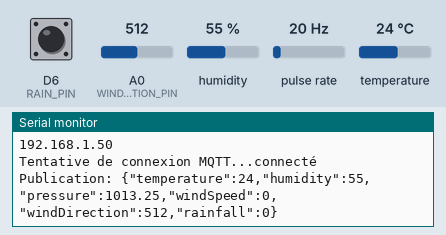
A sketch run on a simulated ESP8266 (NodeMCU). On the bench: the last lines printed to the serial monitor. Wiring (inferred from the names in the program): pulse sensor: data D5. The inputs (shaded band) are chosen by the test bench; at power-on: humidity 55 %, pulse rate 20 Hz, A0 (WIND_DIRECTION_PIN) = 512, D6 (RAIN_PIN) HIGH, temperature 24 °C. WiFi joins after 1.5 s; servers stay silent unless stated; no MQTT or app messages arrive unless stated.

Above: at 2.7 s.
2.8 s: humidity set to 22 %
4.3 s: pulse rate (sensor on D5) set to 4 Hz
5.8 s: A0 (WIND_DIRECTION_PIN) set to 716
At 7.1 s:
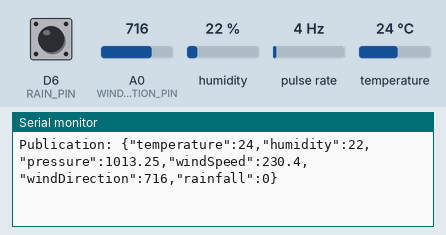
7.3 s: D6 (RAIN_PIN) pulled LOW for 0.15 s
8.9 s: temperature set to 12 °C
10.4 s: D6 (RAIN_PIN) pulled LOW for 1 s
At 12.2 s:
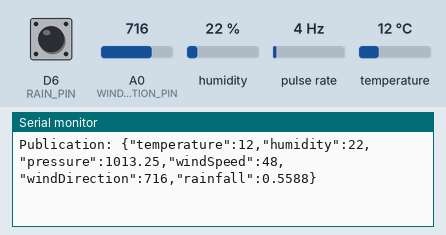

The sketch:

weather_station.ino
```cpp
/*
 * Station Météo IoT - Code Arduino
 *
 * Ce code permet de lire les données de capteurs météo et de les envoyer via MQTT
 *
 * Matériel nécessaire:
 * - Arduino (ESP8266 ou ESP32 recommandé pour la connexion WiFi)
 * - Capteur de température et d'humidité (DHT22 ou BME280)
 * - Capteur de pression (BMP280 ou BME280)
 * - Anémomètre (pour la vitesse du vent)
 * - Girouette (pour la direction du vent)
 * - Pluviomètre
 *
 * Bibliothèques nécessaires:
 * - PubSubClient (pour MQTT)
 * - WiFiManager (pour la configuration WiFi)
 * - DHT (pour le capteur DHT22)
 * - Adafruit_BME280 (pour le capteur BME280)
 */

#include <ESP8266WiFi.h>
#include <PubSubClient.h>
#include <ArduinoJson.h>
#include <DHT.h>

// Configuration WiFi
const char* ssid = "VOTRE_SSID";
const char* password = "VOTRE_MOT_DE_PASSE";

// Configuration MQTT
const char* mqtt_server = "VOTRE_SERVEUR_MQTT";
const int mqtt_port = 1883;
const char* mqtt_user = "VOTRE_UTILISATEUR_MQTT";
const char* mqtt_password = "VOTRE_MOT_DE_PASSE_MQTT";
const char* mqtt_topic = "weather/station/1"; // Remplacer 1 par l'ID de votre station

// Pins des capteurs
#define DHTPIN D4
#define DHTTYPE DHT22
#define WIND_SPEED_PIN D5
#define WIND_DIRECTION_PIN A0
#define RAIN_PIN D6

// Variables globales
WiFiClient espClient;
PubSubClient client(espClient);
DHT dht(DHTPIN, DHTTYPE);

// Variables pour le pluviomètre
volatile unsigned long rainCount = 0;
unsigned long lastRainCount = 0;
unsigned long lastRainTime = 0;
float rainfall = 0.0;

// Variables pour l'anémomètre
volatile unsigned long windCount = 0;
unsigned long lastWindCount = 0;
unsigned long lastWindTime = 0;
float windSpeed = 0.0;

// Interruption pour le pluviomètre
void rainIRQ() {
  rainCount++;
}

// Interruption pour l'anémomètre
void windIRQ() {
  windCount++;
}

void setup() {
  Serial.begin(115200);

  // Initialisation des capteurs
  dht.begin();
  pinMode(WIND_SPEED_PIN, INPUT_PULLUP);
  pinMode(RAIN_PIN, INPUT_PULLUP);

  // Configuration des interruptions
  attachInterrupt(digitalPinToInterrupt(RAIN_PIN), rainIRQ, FALLING);
  attachInterrupt(digitalPinToInterrupt(WIND_SPEED_PIN), windIRQ, FALLING);

  // Connexion WiFi
  setupWiFi();

  // Configuration du client MQTT
  client.setServer(mqtt_server, mqtt_port);
  client.setCallback(callback);
}

void setupWiFi() {
  delay(10);
  Serial.println();
  Serial.print("Connexion à ");
  Serial.println(ssid);

  WiFi.begin(ssid, password);

  while (WiFi.status() != WL_CONNECTED) {
    delay(500);
    Serial.print(".");
  }

  Serial.println("");
  Serial.println("WiFi connecté");
  Serial.println("Adresse IP: ");
  Serial.println(WiFi.localIP());
}

void callback(char* topic, byte* payload, unsigned int length) {
  Serial.print("Message reçu [");
  Serial.print(topic);
  Serial.print("] ");
  for (int i = 0; i < length; i++) {
    Serial.print((char)payload[i]);
  }
  Serial.println();
}

void reconnect() {
  while (!client.connected()) {
    Serial.print("Tentative de connexion MQTT...");
    if (client.connect("ArduinoClient", mqtt_user, mqtt_password)) {
      Serial.println("connecté");
    } else {
      Serial.print("échec, rc=");
      Serial.print(client.state());
      Serial.println(" nouvelle tentative dans 5 secondes");
      delay(5000);
    }
  }
}

void loop() {
  if (!client.connected()) {
    reconnect();
  }
  client.loop();

  // Lecture des capteurs
  float temperature = dht.readTemperature();
  float humidity = dht.readHumidity();
  float pressure = 1013.25; // À remplacer par la lecture du capteur BMP280/BME280
  int windDirection = analogRead(WIND_DIRECTION_PIN); // À calibrer selon votre girouette

  // Calcul de la vitesse du vent
  unsigned long now = millis();
  if (now - lastWindTime >= 5000) { // Mise à jour toutes les 5 secondes
    windSpeed = (windCount - lastWindCount) * 2.4; // À calibrer selon votre anémomètre
    lastWindCount = windCount;
    lastWindTime = now;
  }

  // Calcul des précipitations
  if (now - lastRainTime >= 5000) { // Mise à jour toutes les 5 secondes
    rainfall = (rainCount - lastRainCount) * 0.2794; // À calibrer selon votre pluviomètre
    lastRainCount = rainCount;
    lastRainTime = now;
  }

  // Création du message JSON
  StaticJsonDocument<200> doc;
  doc["temperature"] = temperature;
  doc["humidity"] = humidity;
  doc["pressure"] = pressure;
  doc["windSpeed"] = windSpeed;
  doc["windDirection"] = windDirection;
  doc["rainfall"] = rainfall;

  char jsonBuffer[200];
  serializeJson(doc, jsonBuffer);

  // Envoi des données via MQTT
  Serial.print("Publication: ");
  Serial.println(jsonBuffer);
  client.publish(mqtt_topic, jsonBuffer);

  // Attente avant la prochaine lecture
  delay(5000);
} 
```

Measured:
- after the input at 5.8 s, the serial monitor: prints a new line after 0.78 s (image 1)
- after the input at 10.4 s, the serial monitor: prints a new line after 1.2 s (image 2)
